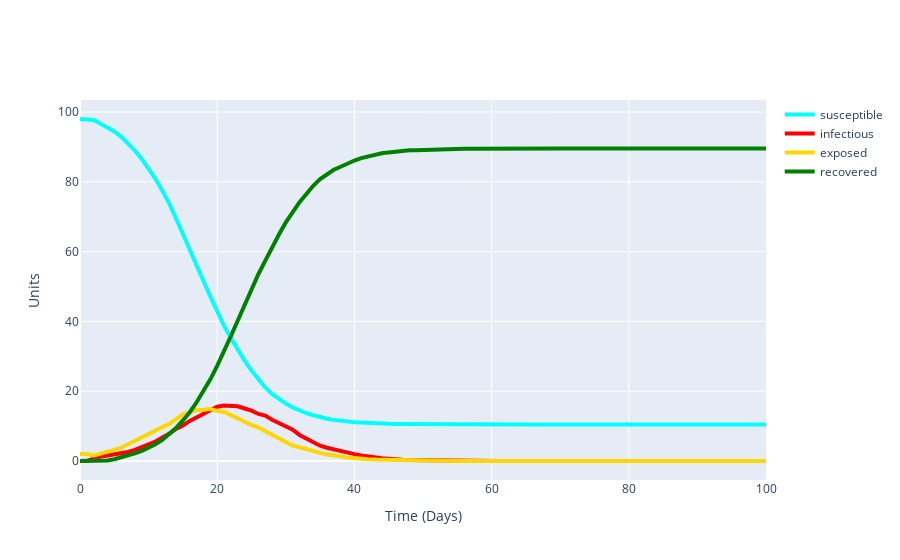

Notebook code for this chart:
### Markdown cell above
## Plotting how the total number of each infection state evolves over time (average over all simulations)

### Code cell
fig = go.Figure()
fig.add_trace(go.Scatter(x=np.arange(0,len(average_node_count)), y=[v[0] for v in average_node_count],
                    mode='lines', name='susceptible', line=dict(color='aqua', width=4)))
fig.add_trace(go.Scatter(x=np.arange(0,len(average_node_count)), y=[v[1] for v in average_node_count],
                    mode='lines', name='infectious', line=dict(color='red', width=4)))
fig.add_trace(go.Scatter(x=np.arange(0,len(average_node_count)), y=[v[2] for v in average_node_count],
                    mode='lines', name='exposed', line=dict(color='gold', width=4)))
fig.add_trace(go.Scatter(x=np.arange(0,len(average_node_count)), y=[v[3] for v in average_node_count],
                    mode='lines', name='recovered', line=dict(color='green', width=4)))
fig.update_layout(xaxis_title='Time (Days)', yaxis_title='Units')
fig.show()
